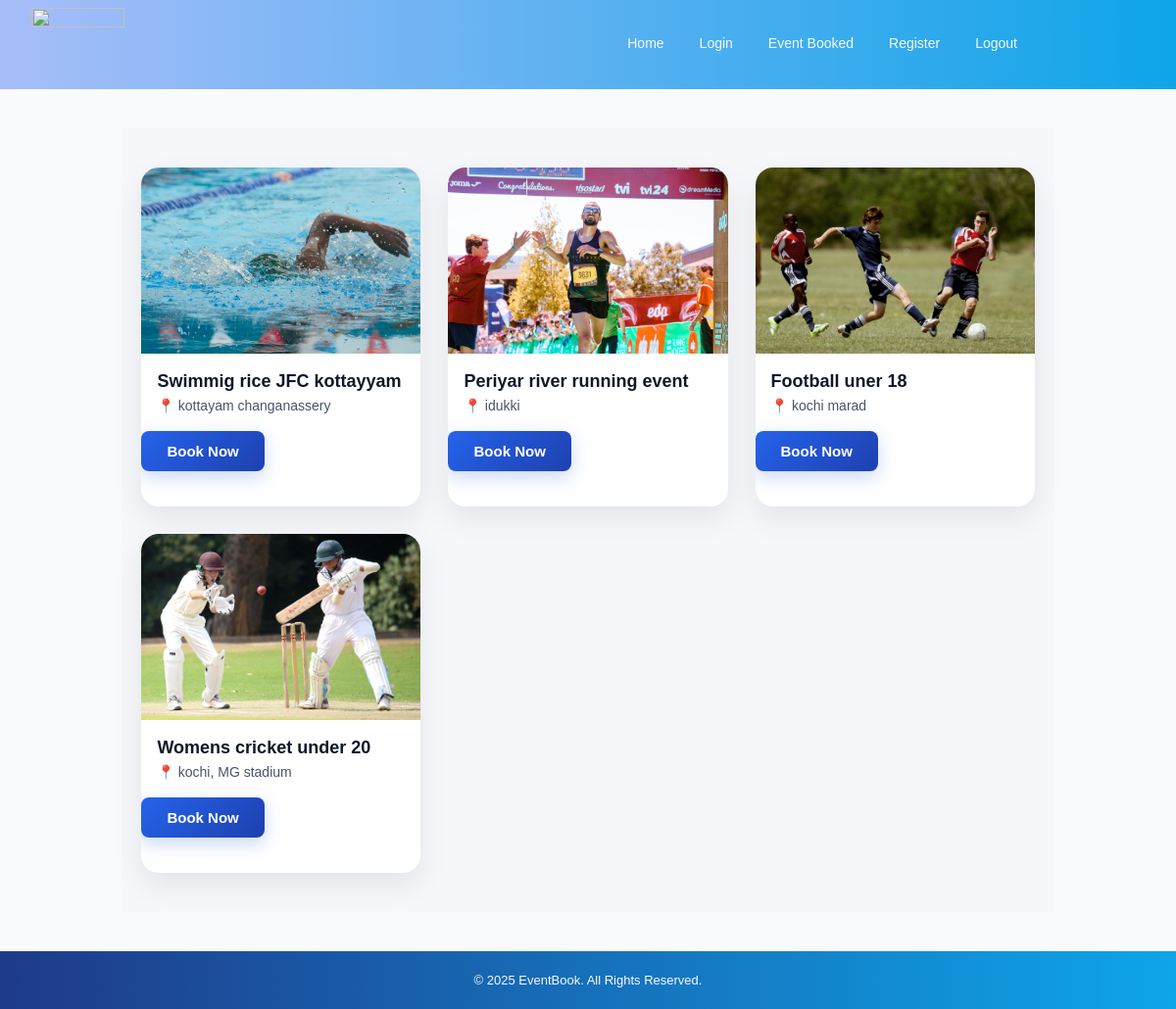
/home/all_event/1, run on the app's committed database.
### app1/models.py (models this page shows, shortened)
class Events(models.Model):
    title = models.CharField(max_length=50)
    event_cat = models.ForeignKey(event_category,on_delete=models.CASCADE)
    location = models.TextField(null=True)
    e_image = models.ImageField(upload_to='events')

### app1/views.py (the view)
# urls.py: path('all_event/<int:eid>',all_event,name='all_event'),
def all_event(request,eid):
    events = Events.objects.filter(event_cat=eid)
    return render(request,'all_event.html',{'events':events})

### template/all_event.html (shortened to what this page needs)
{%extends 'base.html'%}
{%block contents%}
<!DOCTYPE html>
<html lang="en">
<head>
    <link rel="stylesheet" href="/static/css/all_event.css">
</head>
<body>
    <div class="events_main">
    <div class="events_box">
        {% for i in events %}
        <div class="event_card">
            <img src="/home/{{i.e_image}}" alt="event image">
            <h3>{{i.title}}</h3>
            <p class="location">📍 {{i.location}}</p>
            <a href="{% url 'eventbooking' i.id %}" class="book-btn-link">
            <button class="book-now-btn">Book Now</button>
            </a>
        </div>
        {% endfor %}
    </div>
</div>
</body>
</html>
{%endblock%}

### static/css/base.css (style rules this page uses)
* { margin: 0; padding: 0; box-sizing: border-box; font-family: 'Poppins', Arial, sans-serif; }
body { background-color: #f8fafc; color: #0f172a; }

### static/css/all_event.css (style rules this page uses)
* { margin: 0; padding: 0; box-sizing: border-box; font-family: 'Poppins', sans-serif; }
.events_main { min-height: 100vh; background: #f5f7fb; padding: 40px 20px; display: flex; justify-content: center; }
.events_box { width: 100%; max-width: 1200px; display: grid; grid-template-columns: repeat(auto-fit, minmax(280px, 1fr)); gap: 28px; }
.event_card { background: #ffffff; border-radius: 18px; overflow: hidden; box-shadow: 0 12px 30px rgba(0, 0, 0, 0.08); transition: all 0.3s ease; }
.event_card img { width: 100%; height: 190px; object-fit: cover; }
.event_card h3 { padding: 14px 16px 6px; font-size: 18px; font-weight: 600; color: #0f172a; }
.event_card .location { padding: 0 16px 18px; font-size: 14px; color: #475569; }
.book-btn-link { text-decoration: none; }
.book-now-btn { padding: 12px 26px; background: linear-gradient(135deg, #2563eb, #1e40af); color: #ffffff; border: none; border-radius: 8px; font-size: 15px; font-weight: 600; cursor: pointer; transition: all 0.3s ease; box-shadow: 0 6px 18px rgba(37, 99, 235, 0.25); }

### data on the page
Events: e_image (picture), title "Swimmig rice JFC kottayyam", location "kottayam changanassery"
Events: e_image (picture), title "Periyar river running event", location "idukki"
Events: e_image (picture), title "Football uner 18", location "kochi marad"
Events: e_image (picture), title "Womens cricket under 20", location "kochi, MG stadium"
